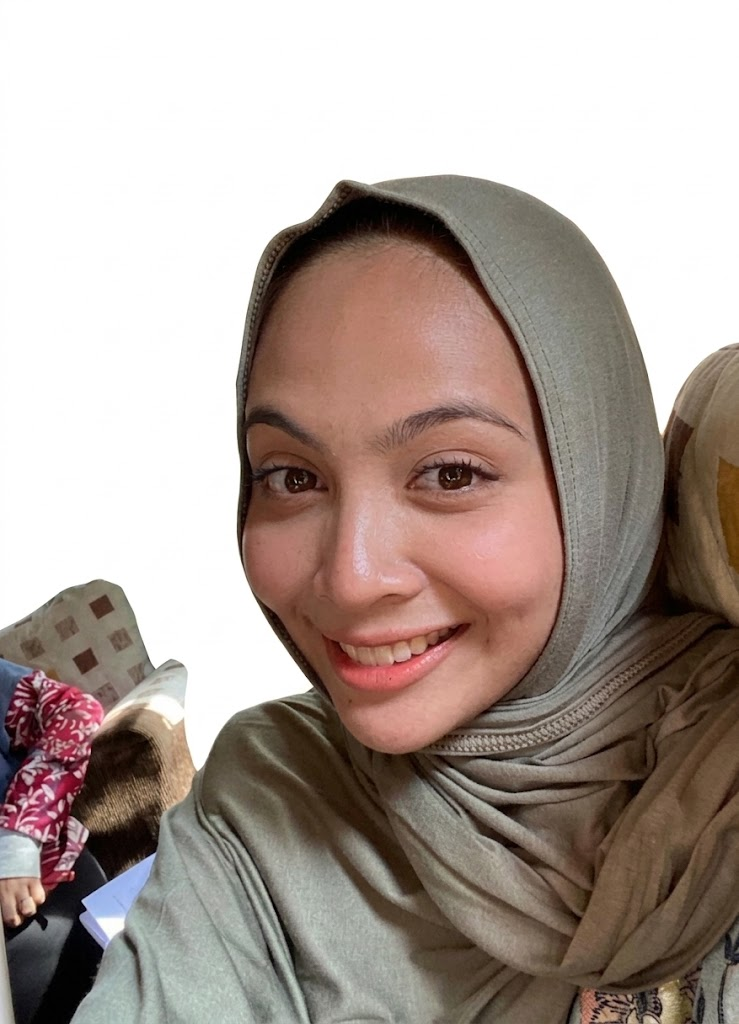
#> input picture backend/dataset/cool/cool_001.jpg, 739 x 1024 px; its folder holds only this picture in this run
$ python train_model.py
#> lines starting #> are read from the running program, lines starting #| are printed output that depends on the picture
### backend/models/undertone_model.py
"""
[MODEL] undertone_model.py
Mengendalikan pengecaman wajah (Haar Cascade), ekstraksi ciri warna kulit (RGB, HSV, Chromaticity),
dan ramalan undertone berasaskan model Machine Learning (KNN Classifier).
"""

import os
import cv2
import joblib
import numpy as np
import pandas as pd
from config import KNN_MODEL_PATH, SCALER_PATH


class UndertoneModel:
    """Model Machine Learning bagi pengecaman undertone & ciri kulit."""

    def __init__(self, model_path=KNN_MODEL_PATH, scaler_path=SCALER_PATH):
        self.model_path = model_path
        self.scaler_path = scaler_path
        self.model = None
        self.scaler = None
        self._face_cascade = None
        try:
            if hasattr(cv2, "CascadeClassifier") and hasattr(cv2, "data") and hasattr(cv2.data, "haarcascades"):
                self._face_cascade = cv2.CascadeClassifier(
                    cv2.data.haarcascades + "haarcascade_frontalface_default.xml"
                )
        except Exception as e:
            print(f"[Warning] Tidak dapat memuatkan Haar Cascade: {e}")
        self.load_model()

    def load_model(self):
        """Memuat turun model KNN dan Scaler dari disk."""
        if os.path.exists(self.model_path) and os.path.exists(self.scaler_path):
            self.model = joblib.load(self.model_path)
            self.scaler = joblib.load(self.scaler_path)
        else:
            print(f"⚠️ Fail model tidak dijumpai di {self.model_path} / {self.scaler_path}")

    @staticmethod
    def classify_skintone(R, G, B):
        """
        Klasifikasi skintone berdasarkan formula luminance:
        Luminance = 0.299*R + 0.587*G + 0.114*B
        """
        luminance = 0.299 * R + 0.587 * G + 0.114 * B
        if luminance >= 190:
            return "fair"
        elif luminance >= 170:
            return "light medium"
        elif luminance >= 150:
            return "medium"
        elif luminance >= 145:
            return "light tan"
        elif luminance >= 140:
            return "medium tan"
        elif luminance >= 136:
            return "tan"
        else:
            return "deep tan"

    def _get_cheek_crops_from_face_box(self, image, x, y, w, h):
        """Crop pipi kiri dan kanan dari kotak wajah yang dikesan."""
        left_cheek = image[
            y + int(h * 0.55): y + int(h * 0.75),
            x + int(w * 0.12): x + int(w * 0.32)
        ]
        right_cheek = image[
            y + int(h * 0.55): y + int(h * 0.75),
            x + int(w * 0.68): x + int(w * 0.88)
        ]
        return left_cheek, right_cheek

    # [17 lines left out: function _get_cheek_crops_fallback, not called in this run]

    def extract_features(self, image):
        """
        Menerima imej cv2 BGR, mengesan wajah & pipi,
        dan mengekstrak ciri warna (RGB, HSV, normalized chromaticity).
        """
        if image is None:
            return None

        gray = cv2.cvtColor(image, cv2.COLOR_BGR2GRAY)
        faces = ()
        if self._face_cascade is not None and not self._face_cascade.empty():
            faces = self._face_cascade.detectMultiScale(
                gray, scaleFactor=1.1, minNeighbors=5, minSize=(80, 80)
            )

        method = "fallback"
        if len(faces) > 0:
            x, y, w, h = max(faces, key=lambda f: f[2] * f[3])
            left_cheek, right_cheek = self._get_cheek_crops_from_face_box(image, x, y, w, h)
            method = "face_detected"
        else:
            left_cheek, right_cheek = self._get_cheek_crops_fallback(image)

        if left_cheek.size == 0 or right_cheek.size == 0:
            return None

        left_rgb = cv2.cvtColor(left_cheek, cv2.COLOR_BGR2RGB).mean(axis=(0, 1))
        right_rgb = cv2.cvtColor(right_cheek, cv2.COLOR_BGR2RGB).mean(axis=(0, 1))
        average_rgb = (left_rgb + right_rgb) / 2

        rgb_pixel = np.uint8([[average_rgb]])
        hsv_pixel = cv2.cvtColor(rgb_pixel, cv2.COLOR_RGB2HSV)
        H, S, V = hsv_pixel[0][0]

        R_val, G_val, B_val = float(average_rgb[0]), float(average_rgb[1]), float(average_rgb[2])
        total = R_val + G_val + B_val
        if total <= 0:
            return None

        rn = R_val / total
        gn = G_val / total
        bn = B_val / total

        return {
            "R": round(R_val, 2),
            "G": round(G_val, 2),
            "B": round(B_val, 2),
            "H": int(H),
            "S": int(S),
            "V": int(V),
            "rn": round(rn, 5),
            "gn": round(gn, 5),
            "bn": round(bn, 5),
            "skintone": self.classify_skintone(R_val, G_val, B_val),
            "method": method
        }

    # [20 lines left out: function predict, not called in this run]

### backend/undertone_utils.py
"""
Modul penyesuaian ke belakang (Backward Compatibility Wrapper).
Menyalurkan panggilan ke Model: UndertoneModel.
"""

from models.undertone_model import UndertoneModel

# Instance tunggal untuk panggilan modul lama
_default_model = UndertoneModel()
#> (the call stopped at in load_model, `if os.path.exists(self.model_path) and os.path.exists(self.scaler_path):`: config is not available in this run)


def classify_skintone(R, G, B):
    return UndertoneModel.classify_skintone(R, G, B)


def extract_features(image):
    return _default_model.extract_features(image)

### backend/train_model.py
import os
import pandas as pd
import cv2

from undertone_utils import extract_features

# Lokasi dataset
base_path = "dataset"

categories = ["cool", "neutral", "olive", "warm"]

results = []
skipped = []

for category in categories:

    folder = os.path.join(base_path, category)

    for filename in os.listdir(folder):

        if not filename.lower().endswith((".jpg", ".jpeg", ".png")):
            continue

        image_path = os.path.join(folder, filename)

        image = cv2.imread(image_path)
#> image is the input picture: shape (1024, 739, 3); mean B, G, R 151.1, 158.3, 172

        if image is None:
            skipped.append((filename, "gagal baca gambar"))
            continue

        feat = extract_features(image)
#> in extract_features, `gray = cv2.cvtColor(image, cv2.COLOR_BGR2GRAY)`:
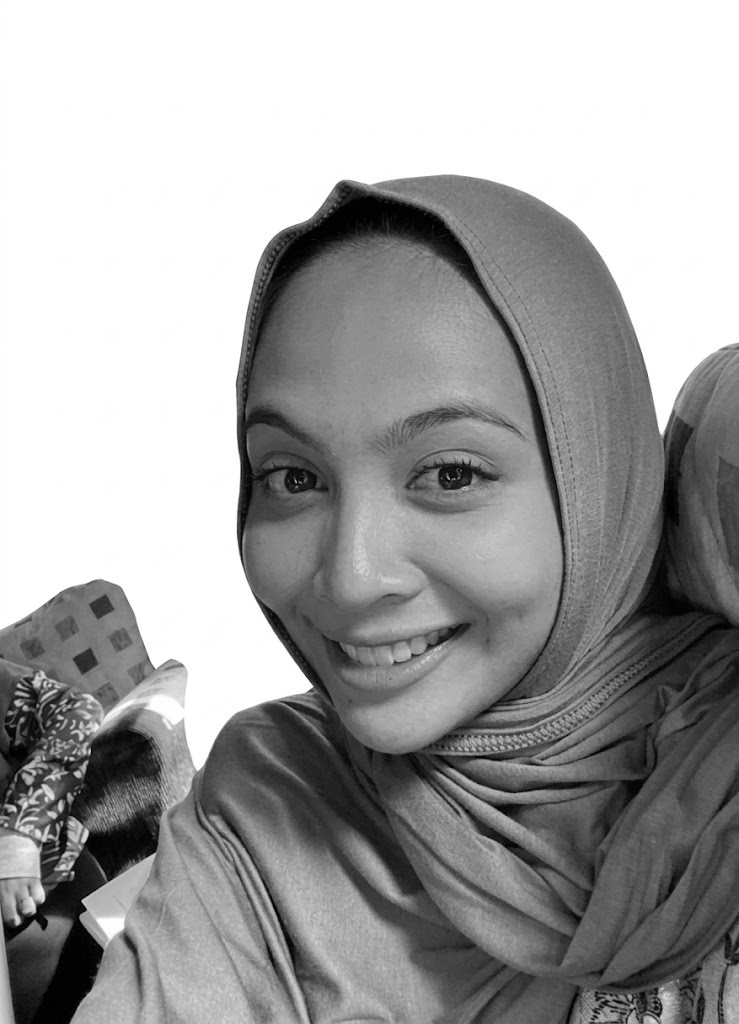
#> gray: shape (1024, 739); min 0, max 255, mean 161.5
#> in extract_features, `faces = self._face_cascade.detectMultiScale( gray, scaleFactor=1.1, mi..`: faces = [[183, 344, 377, 377]]
#> in extract_features, `x, y, w, h = max(faces, key=lambda f: f[2] * f[3])`: x = 183; y = 344; w = 377
#> in _get_cheek_crops_from_face_box, `left_cheek = image[ y + int(h * 0.55): y + int(h * 0.75), x + int(w * ..`:
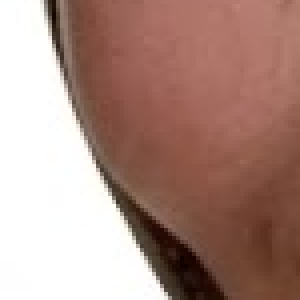
#> left_cheek: shape (75, 75, 3) (shown 4 times larger); mean B, G, R 131.6, 141.1, 173
#> in _get_cheek_crops_from_face_box, `right_cheek = image[ y + int(h * 0.55): y + int(h * 0.75), x + int(w *..`:
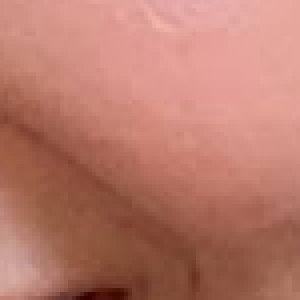
#> right_cheek: shape (75, 75, 3) (shown 4 times larger); mean B, G, R 107.4, 122, 185.1
#> in extract_features, `left_rgb = cv2.cvtColor(left_cheek, cv2.COLOR_BGR2RGB).mean(axis=(0, 1))`: left_rgb = [173, 141.1, 131.6]
#> in extract_features, `right_rgb = cv2.cvtColor(right_cheek, cv2.COLOR_BGR2RGB).mean(axis=(0,..`: right_rgb = [185.1, 122, 107.4]
#> in extract_features, `average_rgb = (left_rgb + right_rgb) / 2`: average_rgb = [179.1, 131.5, 119.5]
#> in extract_features, `rgb_pixel = np.uint8([[average_rgb]])`: rgb_pixel = [[179, 131, 119]]
#> in extract_features, `hsv_pixel = cv2.cvtColor(rgb_pixel, cv2.COLOR_RGB2HSV)`: hsv_pixel = [[6, 85, 179]]
#> in extract_features, `H, S, V = hsv_pixel[0][0]`: H = 6; S = 85; V = 179
#> in extract_features, `R_val, G_val, B_val = float(average_rgb[0]), float(average_rgb[1]), fl..`: R_val = 179.1; G_val = 131.5; B_val = 119.5
#> in extract_features, `total = R_val + G_val + B_val`: total = 430.1
#> in extract_features, `rn = R_val / total`: rn = 0.416
#> in extract_features, `gn = G_val / total`: gn = 0.306
#> in extract_features, `bn = B_val / total`: bn = 0.278
#> in classify_skintone, `luminance = 0.299 * R + 0.587 * G + 0.114 * B`: luminance = 144.4
#> feat = 11 items

        if feat is None:
            skipped.append((filename, "tak jumpa muka/pipi yang sah"))
            continue

        results.append([
            filename,
            category,
            feat["R"],
            feat["G"],
            feat["B"],
            feat["H"],
            feat["S"],
            feat["V"],
            feat["rn"],
            feat["gn"],
            feat["bn"],
            feat["method"]
        ])
#> pass 2 of the loop `for category in categories:`:
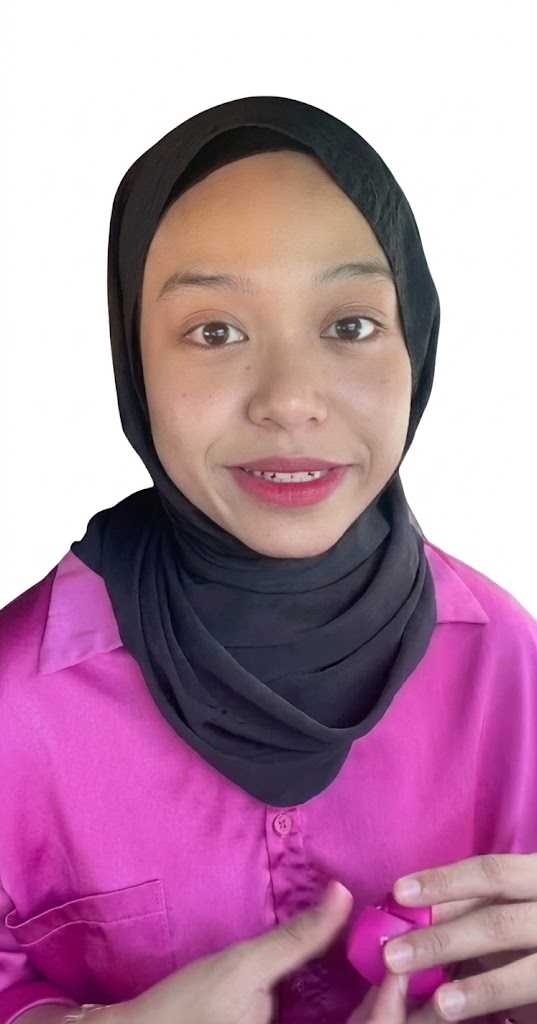
#> input picture backend/dataset/neutral/neutral_001.jpg, 537 x 1024 px
#> image is the input picture: shape (1024, 537, 3); mean B, G, R 164.2, 137.1, 180.1
#> in extract_features (call 2), `gray = cv2.cvtColor(image, cv2.COLOR_BGR2GRAY)`:
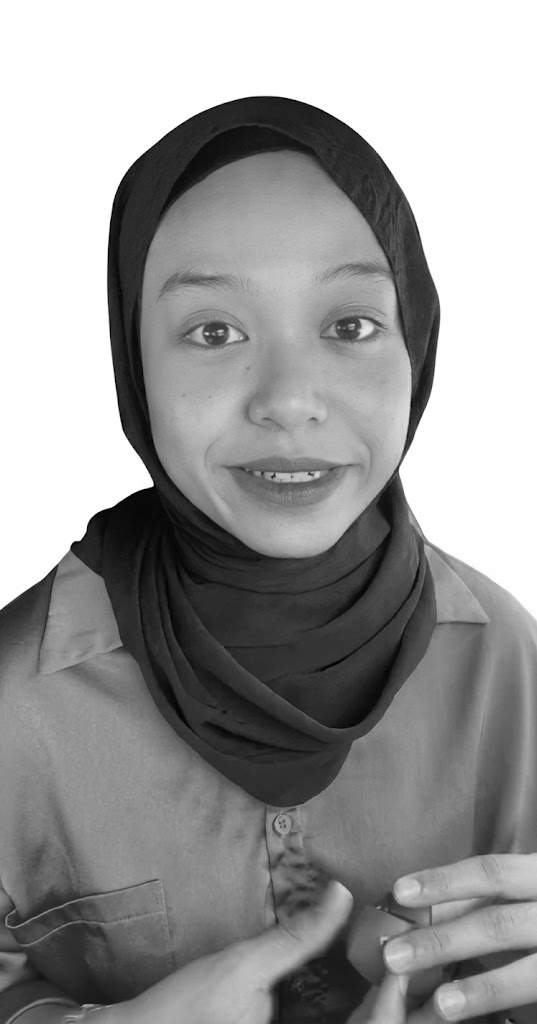
#> gray: shape (1024, 537); min 0, max 255, mean 153
#> faces = [[111, 204, 345, 345]]
#> x = 111; y = 204; w = 345
#> left_cheek: shape (69, 69, 3)
#> in _get_cheek_crops_from_face_box (call 2), `right_cheek = image[ y + int(h * 0.55): y + int(h * 0.75), x + int(w *..`:
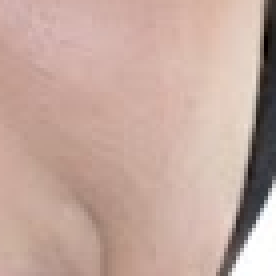
#> right_cheek: shape (69, 69, 3) (shown 4 times larger); mean B, G, R 158.7, 168.7, 196.8
#> left_rgb = [189.6, 149.5, 134.7]
#> right_rgb = [196.8, 168.7, 158.7]
#> average_rgb = [193.2, 159.1, 146.7]
#> rgb_pixel = [[193, 159, 146]]
#> hsv_pixel = [[8, 62, 193]]
#> H = 8; S = 62; V = 193
#> R_val = 193.2; G_val = 159.1; B_val = 146.7
#> total = 499.1
#> rn = 0.387
#> gn = 0.319
#> bn = 0.294
#> (the run stopped early here; a loop or call above may not have finished)
